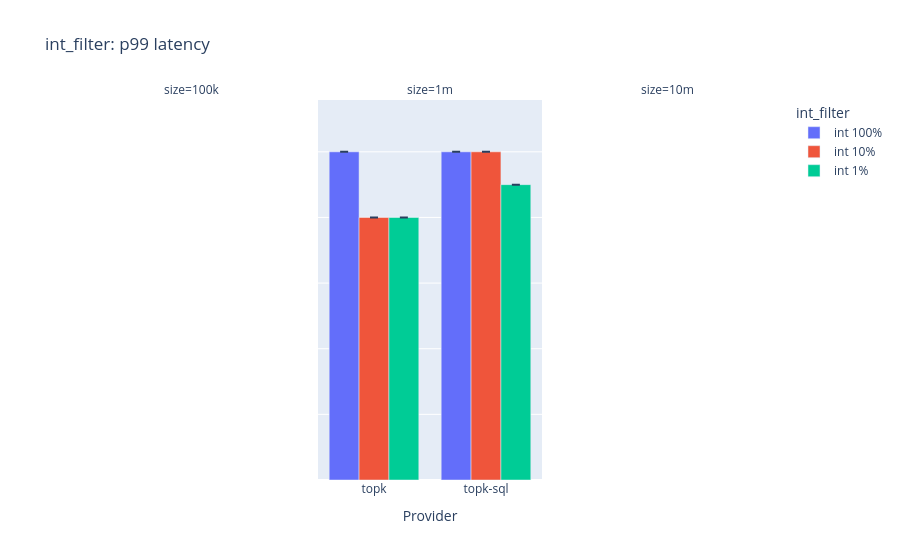

The notebook cell saved with this chart:
### Code cell
base_df = (
    df
    .filter(pl.col("mode") == "filter")
    .filter(filter_by_type("int_filter"))
)

plot_latency(base_df, x="provider", color="int_filter", title="int_filter")
plot_qps(base_df, x="provider", color="int_filter", title="int_filter")
plot_recall(base_df, x="provider", color="int_filter", title="int_filter")

### Figure 1 — Plotly figure (JSON) as saved in the notebook; plotly's stock layout.template omitted (floating-point values rounded to 4 significant figures)
{"data": [{"alignmentgroup": "True", "error_y": {"array": [0.0, 0.0], "arrayminus": [0.0, 0.0]}, "hovertemplate": "int_filter=int 100%<br>size=1m<br>Provider=%{x}<br>value=%{y}<extra></extra>", "legendgroup": "int 100%", "marker": {"color": "#636efa", "pattern": {"shape": ""}}, "name": "int 100%", "offsetgroup": "int 100%", "orientation": "v", "showlegend": true, "textposition": "auto", "type": "bar", "x": ["topk", "topk-sql"], "xaxis": "x2", "y": [10.0, 10.0], "yaxis": "y2"}, {"alignmentgroup": "True", "error_y": {"array": [0.0, 0.0], "arrayminus": [0.0, 0.0]}, "hovertemplate": "int_filter=int 10%<br>size=1m<br>Provider=%{x}<br>value=%{y}<extra></extra>", "legendgroup": "int 10%", "marker": {"color": "#EF553B", "pattern": {"shape": ""}}, "name": "int 10%", "offsetgroup": "int 10%", "orientation": "v", "showlegend": true, "textposition": "auto", "type": "bar", "x": ["topk", "topk-sql"], "xaxis": "x2", "y": [8.0, 10.0], "yaxis": "y2"}, {"alignmentgroup": "True", "error_y": {"array": [0.0, 0.0], "arrayminus": [0.0, 0.0]}, "hovertemplate": "int_filter=int 1%<br>size=1m<br>Provider=%{x}<br>value=%{y}<extra></extra>", "legendgroup": "int 1%", "marker": {"color": "#00cc96", "pattern": {"shape": ""}}, "name": "int 1%", "offsetgroup": "int 1%", "orientation": "v", "showlegend": true, "textposition": "auto", "type": "bar", "x": ["topk", "topk-sql"], "xaxis": "x2", "y": [8.0, 9.0], "yaxis": "y2"}, {"alignmentgroup": "True", "error_y": {"array": [0.0, 0.0], "arrayminus": [0.0, 0.0]}, "hovertemplate": "int_filter=<br>size=1m<br>Provider=%{x}<br>value=%{y}<extra></extra>", "legendgroup": "", "marker": {"color": "#ab63fa", "pattern": {"shape": ""}}, "name": "", "offsetgroup": "", "orientation": "v", "showlegend": false, "textposition": "auto", "type": "bar", "x": ["topk", "topk-sql"], "xaxis": "x2", "y": [8.0, 11.0], "yaxis": "y2"}], "layout": {"annotations": [{"font": {}, "showarrow": false, "text": "size=100k", "x": 0.16, "xanchor": "center", "xref": "paper", "y": 1, "yanchor": "bottom", "yref": "paper"}, {"font": {}, "showarrow": false, "text": "size=1m", "x": 0.5, "xanchor": "center", "xref": "paper", "y": 1, "yanchor": "bottom", "yref": "paper"}, {"font": {}, "showarrow": false, "text": "size=10m", "x": 0.84, "xanchor": "center", "xref": "paper", "y": 1, "yanchor": "bottom", "yref": "paper"}], "barmode": "group", "legend": {"title": {"text": "int_filter"}, "tracegroupgap": 0}, "title": {"text": "int_filter: p99 latency"}, "xaxis": {"anchor": "y", "categoryarray": ["topk", "topk-sql"], "categoryorder": "array", "domain": [0, 0.32], "title": {"text": "Provider"}}, "xaxis2": {"anchor": "y2", "categoryarray": ["topk", "topk-sql"], "categoryorder": "array", "domain": [0.34, 0.66], "matches": "x", "title": {"text": "Provider"}}, "xaxis3": {"anchor": "y3", "categoryarray": ["topk", "topk-sql"], "categoryorder": "array", "domain": [0.68, 1.0], "matches": "x", "title": {"text": "Provider"}}, "yaxis": {"anchor": "x", "domain": [0, 1], "title": {"text": "value"}}, "yaxis2": {"anchor": "x2", "domain": [0, 1], "matches": "y", "showticklabels": false}, "yaxis3": {"anchor": "x3", "domain": [0, 1], "matches": "y", "showticklabels": false}}}
